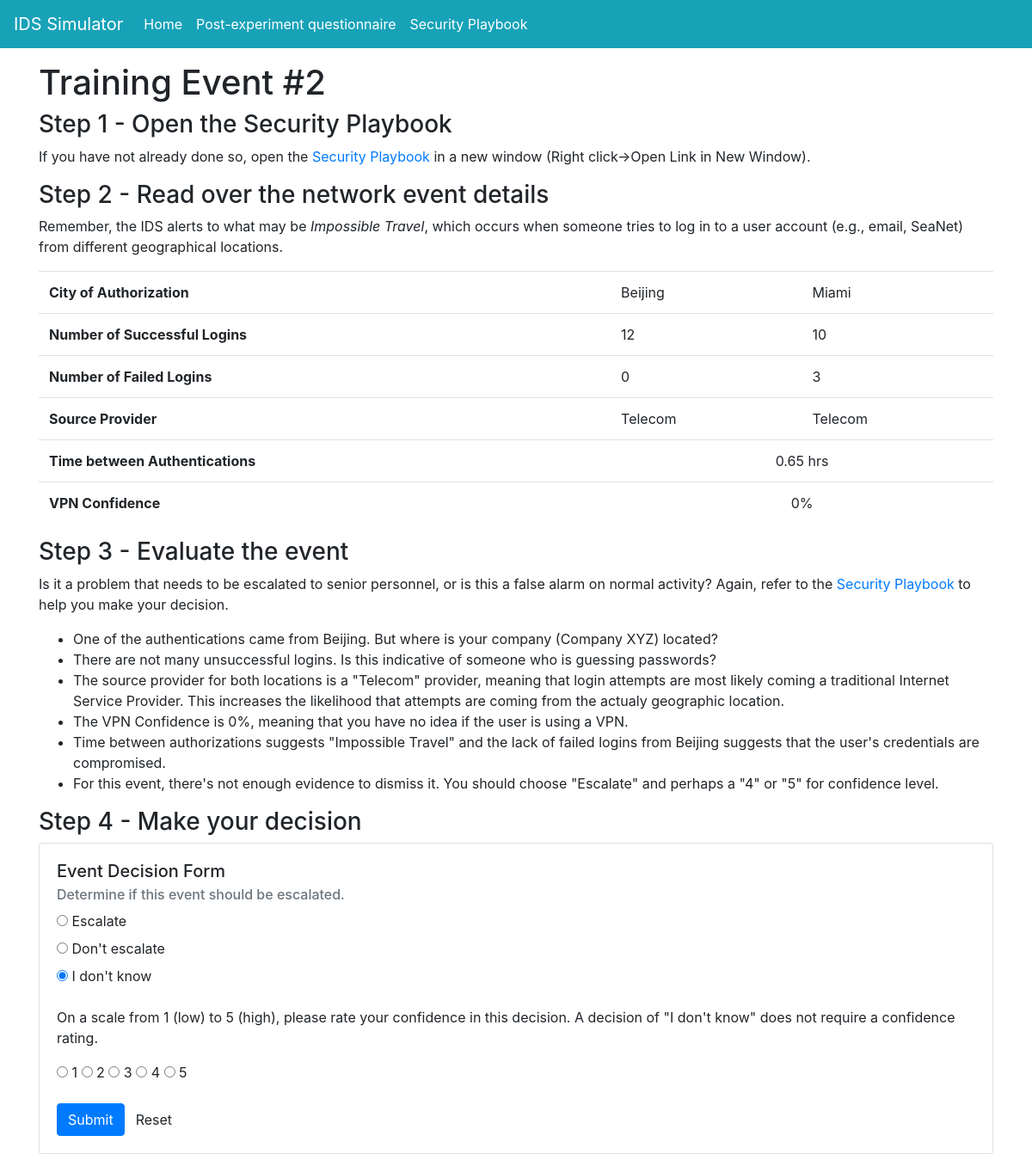
Screenshot of /trainingEventPage?eventId=2&index=2 (signed in) with the database file from the repository.
### models.py (models this page shows)
class TrainingEvent(db.Model):
    id = db.Column(db.Integer, primary_key=True)
    should_escalate = db.Column(db.String(25))
    country_of_authentication1 = db.Column(db.String(25))
    number_successful_logins1 = db.Column(db.Integer)
    number_failed_logins1 = db.Column(db.Integer)
    source_provider1 = db.Column(db.String(50))
    country_of_authentication2 = db.Column(db.String(25))
    number_successful_logins2 = db.Column(db.Integer)
    number_failed_logins2 = db.Column(db.Integer)
    source_provider2 = db.Column(db.String(50))
    time_between_authentications = db.Column(db.Float)
    vpn_confidence = db.Column(db.String(5))

### crywolf.py (the view, shortened to what this page needs)
@app.route('/trainingEventPage', methods = ["GET", "POST"])
@login_required
def trainingEventPage():
    eventId = request.args.get('eventId')
    number = request.args.get('index')
    event = models.TrainingEvent.query.get(eventId)
    form = eventDecisionForm()
    decision = models.TrainingEventDecision.query.filter_by(user = current_user.username, event_id = eventId).\
        order_by(models.TrainingEventDecision.time_event_decision.desc()).first()
    if request.method == 'GET' and decision is not None:
        form.escalate.data = decision.escalate
        form.confidence.data = decision.confidence
    if event.id == 1:
        return render_template('MoscowEventPage.html', event = event, number = number, form=form)
    elif event.id == 2:
        return render_template('BeijingEventPage.html', event = event, number = number, form=form)
    else:
        return render_template('trainingEventPage.html', event = event, number = number, form=form)

### forms.py
class eventDecisionForm(FlaskForm):
    escalate = RadioField(
                    choices=[
                        ('Escalate','Escalate'),
                        ("Don't escalate","Don't escalate"),
                        ("I don't know","I don't know")
                    ],
                    validators=[InputRequired()]
                )
    confidence = RadioField(choices=[("1","1"),("2","2"),("3", "3"),("4","4"),("5","5")], validators=[OptionalConfidence()])

### crywolf.py (called while the page is built)
@login_manager.user_loader
def load_user(user_id):
    return models.User.query.get(user_id)

### templates/BeijingEventPage.html (shortened to what this page needs)
{% extends "base.html" %}
{% block content %}
<h1>Training Event #{{ number }}</h1>
<h3>Step 1 - Open the Security Playbook</h3>
<p>If you have not already done so, open the <a href="{{url_for('reference')}}">Security Playbook</a> in a new window (Right click&rarr;Open Link
    in New Window).</p>
<h3>Step 2 - Read over the network event details</h3>
<p>Remember, the IDS alerts to what may be <em>Impossible Travel</em>, which occurs when someone tries to log in to a user account
    (e.g., email, SeaNet) from different geographical locations.</p>
<table class="table">
    <tr>
        <th scope="row">City of Authorization</th>
        <td>{{ event.country_of_authentication1 }}</td>
        <td>{{ event.country_of_authentication2 }}</td>
    </tr>
    <tr>
        <th scope="row">Number of Successful Logins</th>
        <td>{{ event.number_successful_logins1 }}</td>
        <td>{{ event.number_successful_logins2 }}</td>
    </tr>
    <tr>
        <th scope="row">Number of Failed Logins</th>
        <td>{{ event.number_failed_logins1 }}</td>
        <td>{{ event.number_failed_logins2 }}</td>
    </tr>
    <tr>
        <th scope="row">Source Provider</th>
        <td>{{ event.source_provider1 }}</td>
        <td>{{ event.source_provider2 }}</td>
    </tr>
    <tr>
        <th scope="row">Time between Authentications</th>
        <td colspan="2" class="text-center">{{event.time_between_authentications}} hrs</td>
    </tr>
    <tr>
        <th scope="row">VPN Confidence</th>
        <td colspan="2" class="text-center">{{event.vpn_confidence}}</td>
    </tr>
</table>
<h3>Step 3 - Evaluate the event</h3>
<p>Is it a problem that needs to be escalated to senior personnel,
    or is this a false alarm on normal activity? Again, refer to the <a
        href="{{ url_for('reference')}}">Security Playbook</a> to help you make your decision.</p>
<ul>
        <li>One of the authentications came from Beijing. But where is your company (Company XYZ) located?</li>
        <li>There are not many unsuccessful logins. Is this indicative of someone who is guessing passwords?</li>
        <li>The source provider for both locations is a "Telecom" provider, meaning that login attempts are most likely coming a traditional Internet Service Provider. This increases the likelihood that attempts are coming from the actualy geographic location.</li>
        <li>The VPN Confidence is 0%, meaning that you have no idea if the user is using a VPN.</li>
        <li>Time between authorizations suggests "Impossible Travel" and the lack of failed logins from Beijing suggests that the user's credentials are
            compromised.</li>
        <li>For this event, there's not enough evidence to dismiss it. You should choose "Escalate" and perhaps a "4" or "5" for
            confidence level.
        </li>
    </ul>
<h3>Step 4 - Make your decision</h3>
<div class="card">
    <div class="card-body">
        <h5 class="card-title">Event Decision Form</h5>
        <h6 class="card-subtitle mb-2 text-muted">Determine if this event should be escalated. </h6>
        <form action="" method="POST" id="event_decision">
            <div class="form-group">
                <ul class="list-unstyled">
                    {% for subfield in form.escalate %}
                    <li>{{ subfield }} {{ subfield.label }}</li>
                    {% endfor %}
                </ul>
            </div>
            <div class="form-group">
                <p> On a scale from 1 (low) to 5 (high), please rate your confidence in this decision. A decision of "I
                    don't know" does not require a confidence rating.</p>
                {% for subfield in form.confidence %}
                <tr>
                    <td>{{ subfield }}</td>
                    <td>{{ subfield.label }}</td>
                </tr>
                {% endfor %}
            </div>
            <input type="submit" value="Submit" class="btn btn-primary"><input type="reset" value="Reset" class="btn">
        </form>
    </div>
</div>
{% endblock %}

### rows the page displays
TrainingEvent: country_of_authentication1 "Beijing", country_of_authentication2 "Miami", number_successful_logins1 "12", number_successful_logins2 "10", number_failed_logins1 "0", number_failed_logins2 "3", source_provider1 "Telecom", source_provider2 "Telecom", time_between_authentications "0.65", vpn_confidence "0%"

### other values shown
{{ number }} "2"
{{ subfield.label }} "Escalate" "Don't escalate" "I don't know"
{{ subfield.label }} "1" "2" "3" "4" "5"
